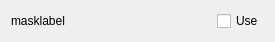
<?xml version="1.0" encoding="UTF-8"?>
<ui version="4.0">
 <class>colorPlannerMaskSelectForm</class>
 <widget class="QWidget" name="colorPlannerMaskSelectForm">
  <property name="geometry">
   <rect>
    <x>0</x>
    <y>0</y>
    <width>275</width>
    <height>41</height>
   </rect>
  </property>
  <property name="sizePolicy">
   <sizepolicy hsizetype="Preferred" vsizetype="Minimum">
    <horstretch>0</horstretch>
    <verstretch>0</verstretch>
   </sizepolicy>
  </property>
  <property name="windowTitle">
   <string>Form</string>
  </property>
  <layout class="QHBoxLayout" name="horizontalLayout">
   <item>
    <widget class="QLabel" name="label">
     <property name="text">
      <string>masklabel</string>
     </property>
    </widget>
   </item>
   <item>
    <spacer name="horizontalSpacer">
     <property name="orientation">
      <enum>Qt::Horizontal</enum>
     </property>
     <property name="sizeHint" stdset="0">
      <size>
       <width>40</width>
       <height>20</height>
      </size>
     </property>
    </spacer>
   </item>
   <item>
    <widget class="QCheckBox" name="maskCheckBox">
     <property name="text">
      <string>Use</string>
     </property>
    </widget>
   </item>
  </layout>
 </widget>
 <resources/>
 <connections/>
</ui>
